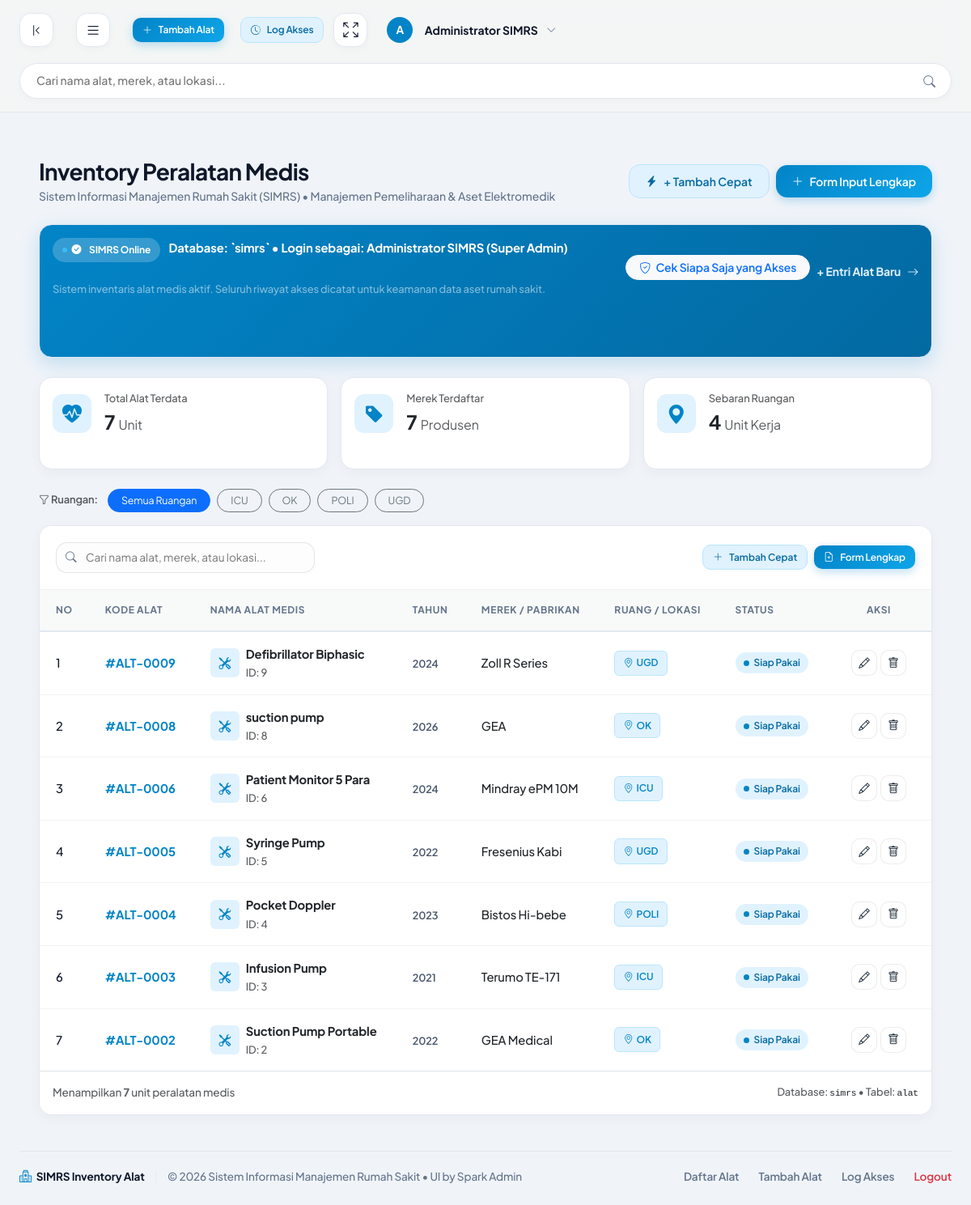
The app's page /inventory_alat/index.php (signed in) with its own data.
### tables this page shows
CREATE TABLE `alat` (
  `id` int(11) NOT NULL AUTO_INCREMENT,
  `nama_alat` varchar(100) NOT NULL,
  `tahun` year(4) NOT NULL,
  `merek` varchar(60) NOT NULL,
  `lokasi` varchar(10) NOT NULL,
  PRIMARY KEY (`id`)
);

### inventory_alat/index.php (the view, shortened to what this page needs)
<?php
include_once("config.php");
$statTotal = mysqli_fetch_assoc(mysqli_query($mysqli, "SELECT COUNT(*) AS cnt FROM alat"))['cnt'];
$statMerek = mysqli_fetch_assoc(mysqli_query($mysqli, "SELECT COUNT(DISTINCT merek) AS cnt FROM alat"))['cnt'];
$statLokasi = mysqli_fetch_assoc(mysqli_query($mysqli, "SELECT COUNT(DISTINCT lokasi) AS cnt FROM alat"))['cnt'];
$lokasiFilter = isset($_GET['lokasi']) ? trim($_GET['lokasi']) : '';
$search       = isset($_GET['search']) ? trim($_GET['search']) : '';
$whereSql = "";
$query = "SELECT * FROM alat $whereSql ORDER BY id DESC";
$result = mysqli_query($mysqli, $query);
$lokasiQuery = mysqli_query($mysqli, "SELECT DISTINCT lokasi FROM alat WHERE lokasi != '' ORDER BY lokasi ASC");
include("header.php");
?>
<div class="page-header d-flex flex-wrap justify-content-between align-items-center mb-4">
  <div>
    <h1 class="page-title">Inventory Peralatan Medis</h1>
    <p class="page-subtitle mb-0">Sistem Informasi Manajemen Rumah Sakit (SIMRS) • Manajemen Pemeliharaan & Aset Elektromedik</p>
  </div>
  <div class="d-flex align-items-center gap-2 mt-3 mt-md-0">
    <button type="button" class="btn-custom btn-custom-secondary" data-bs-toggle="modal" data-bs-target="#modalTambahAlat">
      <i class="bi bi-lightning-charge-fill"></i>
      <span>+ Tambah Cepat</span>
    </button>
    <a href="add.php" class="btn-custom btn-custom-primary">
      <i class="bi bi-plus-lg"></i>
      <span>Form Input Lengkap</span>
    </a>
  </div>
</div>
<div class="card alert-green-card p-3 mb-4 border-0">
  <div class="d-flex flex-wrap justify-content-between align-items-center position-relative z-index-2">
    <div>
      <span class="alert-green-badge"><i class="bi bi-check-circle-fill me-1"></i> SIMRS Online</span>
      <span class="ms-2 fw-bold text-white">Database: `simrs` &bull; Login sebagai: <?= htmlspecialchars($_SESSION['nama_lengkap']) ?> (<?= htmlspecialchars($_SESSION['role']) ?>)</span>
      <div class="text-white-50 small mt-1">Sistem inventaris alat medis aktif. Seluruh riwayat akses dicatat untuk keamanan data aset rumah sakit.</div>
    </div>
    <div class="mt-2 mt-sm-0 d-flex gap-2">
      <a href="log_akses.php" class="btn btn-sm btn-light text-primary fw-semibold px-3 py-1 rounded-pill">
        <i class="bi bi-shield-check me-1"></i> Cek Siapa Saja yang Akses
      </a>
      <a href="add.php" class="alert-green-link text-decoration-none d-flex align-items-center">
        <span>+ Entri Alat Baru</span>
        <i class="bi bi-arrow-right ms-1"></i>
      </a>
    </div>
  </div>
</div>
<div class="row g-3 mb-4">
  <div class="col-12 col-sm-4">
    <div class="card border-0 shadow-sm p-3 h-100" style="border-radius: 16px; background: #ffffff;">
      <div class="d-flex align-items-center">
        <div class="d-flex align-items-center justify-content-center me-3" style="width: 48px; height: 48px; border-radius: 12px; background: #E0F2FE; color: #0284C7;">
          <i class="bi bi-heart-pulse-fill fs-4"></i>
        </div>
        <div>
          <div class="text-muted small">Total Alat Terdata</div>
          <div class="fs-4 fw-bold text-dark"><?= number_format($statTotal) ?> <span class="fs-6 fw-normal text-muted">Unit</span></div>
        </div>
      </div>
    </div>
  </div>
  <div class="col-12 col-sm-4">
    <div class="card border-0 shadow-sm p-3 h-100" style="border-radius: 16px; background: #ffffff;">
      <div class="d-flex align-items-center">
        <div class="d-flex align-items-center justify-content-center me-3" style="width: 48px; height: 48px; border-radius: 12px; background: #E0F2FE; color: #0284C7;">
          <i class="bi bi-tag-fill fs-4"></i>
        </div>
        <div>
          <div class="text-muted small">Merek Terdaftar</div>
          <div class="fs-4 fw-bold text-dark"><?= number_format($statMerek) ?> <span class="fs-6 fw-normal text-muted">Produsen</span></div>
        </div>
      </div>
    </div>
  </div>
  <div class="col-12 col-sm-4">
    <div class="card border-0 shadow-sm p-3 h-100" style="border-radius: 16px; background: #ffffff;">
      <div class="d-flex align-items-center">
        <div class="d-flex align-items-center justify-content-center me-3" style="width: 48px; height: 48px; border-radius: 12px; background: #E0F2FE; color: #0284C7;">
          <i class="bi bi-geo-alt-fill fs-4"></i>
        </div>
        <div>
          <div class="text-muted small">Sebaran Ruangan</div>
          <div class="fs-4 fw-bold text-dark"><?= number_format($statLokasi) ?> <span class="fs-6 fw-normal text-muted">Unit Kerja</span></div>
        </div>
      </div>
    </div>
  </div>
</div>
<?php if ($lokasiQuery && mysqli_num_rows($lokasiQuery) > 0): ?>
  <div class="d-flex flex-wrap align-items-center gap-2 mb-3">
    <span class="text-muted small fw-semibold me-1"><i class="bi bi-funnel"></i> Ruangan:</span>
    <a href="index.php" class="btn btn-sm <?= empty($lokasiFilter) ? 'btn-primary' : 'btn-outline-secondary' ?> rounded-pill px-3" style="font-size: 0.78rem;">
      Semua Ruangan
    </a>
    <?php while ($loc = mysqli_fetch_assoc($lokasiQuery)): ?>
      <a href="index.php?lokasi=<?= urlencode($loc['lokasi']) ?>"
         class="btn btn-sm <?= ($lokasiFilter === $loc['lokasi']) ? 'btn-primary' : 'btn-outline-secondary' ?> rounded-pill px-3"
         style="font-size: 0.78rem;">
        <?= htmlspecialchars($loc['lokasi']) ?>
      </a>
    <?php endwhile; ?>
  </div>
<?php endif; ?>
<div class="table-card-custom">
  <div class="table-header-control d-flex flex-wrap justify-content-between align-items-center gap-2">
    <form action="index.php" method="get" class="table-search-box" style="min-width: 300px;">
      <i class="bi bi-search table-search-icon"></i>
      <input type="text" name="search" class="table-search-input" placeholder="Cari nama alat, merek, atau lokasi..." value="<?= htmlspecialchars($search) ?>">
    </form>
    <div class="d-flex align-items-center gap-2">
      <button type="button" class="btn-custom btn-custom-sm btn-custom-secondary" data-bs-toggle="modal" data-bs-target="#modalTambahAlat">
        <i class="bi bi-plus-lg"></i> Tambah Cepat
      </button>
      <a href="add.php" class="btn-custom btn-custom-sm btn-custom-primary">
        <i class="bi bi-file-earmark-plus"></i> Form Lengkap
      </a>
    </div>
  </div>
  <div class="table-responsive">
    <table class="table-custom mb-0">
      <thead>
        <tr>
          <th style="width: 50px;">No</th>
          <th>Kode Alat</th>
          <th>Nama Alat Medis</th>
          <th>Tahun</th>
          <th>Merek / Pabrikan</th>
          <th>Ruang / Lokasi</th>
          <th>Status</th>
          <th class="text-center" style="width: 130px;">Aksi</th>
        </tr>
      </thead>
      <tbody>
        <?php if ($result && mysqli_num_rows($result) > 0): ?>
          <?php
          $no = 1;
          while ($row = mysqli_fetch_assoc($result)):
          ?>
            <tr>
              <td><?= $no++ ?></td>
              <td class="table-order-id">#ALT-<?= str_pad($row['id'], 4, '0', STR_PAD_LEFT) ?></td>
              <td>
                <div class="d-flex align-items-center gap-2">
                  <div class="d-flex align-items-center justify-content-center rounded" style="width: 36px; height: 36px; background: #E0F2FE; color: #0284C7;">
                    <i class="bi bi-tools"></i>
                  </div>
                  <div>
                    <div class="fw-bold text-dark"><?= htmlspecialchars($row['nama_alat']) ?></div>
                    <small class="text-muted">ID: <?= $row['id'] ?></small>
                  </div>
                </div>
              </td>
              <td><span class="badge-tahun"><?= htmlspecialchars($row['tahun']) ?></span></td>
              <td><span class="fw-medium text-dark"><?= htmlspecialchars($row['merek']) ?></span></td>
              <td>
                <span class="badge-lokasi">
                  <i class="bi bi-geo-alt me-1"></i><?= htmlspecialchars($row['lokasi']) ?>
                </span>
              </td>
              <td>
                <span class="status-pill-active">
                  <span class="status-dot-green"></span> Siap Pakai
                </span>
              </td>
              <td>
                <div class="d-flex justify-content-center gap-1">
                  <a href="edit.php?id=<?= $row['id'] ?>" class="table-btn-action" title="Edit Data Alat">
                    <i class="bi bi-pencil"></i>
                  </a>
                  <a href="delete.php?id=<?= $row['id'] ?>" class="table-btn-action delete" title="Hapus Data Alat"
                     onclick="return confirm('Apakah Anda yakin ingin menghapus data alat: <?= addslashes($row['nama_alat']) ?> (ID: <?= $row['id'] ?>)?');">
                    <i class="bi bi-trash"></i>
                  </a>
                </div>
              </td>
            </tr>
          <?php endwhile; ?>
        <?php endif; ?>
      </tbody>
    </table>
  </div>
  <div class="table-footer-control d-flex flex-wrap justify-content-between align-items-center p-3 border-top gap-2">
    <span class="table-pagination-info text-muted small">
      Menampilkan <strong><?= ($result) ? mysqli_num_rows($result) : 0 ?></strong> unit peralatan medis
    </span>
    <span class="small text-muted">
      Database: <code class="text-dark">simrs</code> &bull; Tabel: <code class="text-dark">alat</code>
    </span>
  </div>
</div>
<?php include("footer.php"); ?>

### inventory_alat/header.php (style rules this page uses)
body { background-color: #F0F4F9 !important; color: #0F172A; }
.card, .table-card-custom { background-color: #FFFFFF !important; border: 1px solid #E2E8F0 !important; box-shadow: 0 4px 15px rgba(12, 27, 42, 0.04) !important; border-radius: 16px !important; }
.table-custom thead tr { background-color: #F8FAFC !important; border-bottom: 2px solid #E2E8F0 !important; }
.alert-green-card { background: linear-gradient(135deg, #0284C7 0%, #0369A1 100%) !important; color: #FFFFFF !important; border-radius: 16px !important; box-shadow: 0 8px 24px rgba(2, 132, 199, 0.2) !important; }
.alert-green-badge { background: rgba(255, 255, 255, 0.2) !important; color: #FFFFFF !important; }
.alert-green-badge::before { background-color: #38BDF8 !important; }
.alert-green-link { color: #E0F2FE !important; font-weight: 700 !important; }
.btn-custom-primary { background: linear-gradient(135deg, #0284C7 0%, #0EA5E9 100%) !important; border: none !important; color: #FFFFFF !important; box-shadow: 0 4px 12px rgba(2, 132, 199, 0.25) !important; }
.btn-custom-secondary { background-color: #E0F2FE !important; color: #0369A1 !important; border: 1px solid #BAE6FD !important; }
.badge-lokasi { font-size: 0.75rem; font-weight: 600; padding: 0.35rem 0.65rem; border-radius: 6px; display: inline-block; background-color: #E0F2FE !important; color: #0284C7 !important; border: 1px solid #BAE6FD !important; }
.badge-tahun { font-size: 0.8rem; font-weight: 600; color: #475569; }
.table-order-id { font-weight: 700; color: #0284C7 !important; }
.status-pill-active { display: inline-flex; align-items: center; gap: 6px; font-size: 0.75rem; padding: 4px 10px; border-radius: 20px; background: #E0F2FE; color: #0369A1; font-weight: 600; }
.status-dot-green { width: 7px; height: 7px; border-radius: 50%; background-color: #0284C7; }

### records on screen
alat: id "0009", nama_alat "Defibrillator Biphasic", id "9", tahun "2024", merek "Zoll R Series", lokasi "UGD"
alat: id "0008", nama_alat "suction pump", id "8", tahun "2026", merek "GEA", lokasi "OK"
alat: id "0006", nama_alat "Patient Monitor 5 Para", id "6", tahun "2024", merek "Mindray ePM 10M", lokasi "ICU"
alat: id "0005", nama_alat "Syringe Pump", id "5", tahun "2022", merek "Fresenius Kabi", lokasi "UGD"
alat: id "0004", nama_alat "Pocket Doppler", id "4", tahun "2023", merek "Bistos Hi-bebe", lokasi "POLI"
alat: id "0003", nama_alat "Infusion Pump", id "3", tahun "2021", merek "Terumo TE-171", lokasi "ICU"
alat: id "0002", nama_alat "Suction Pump Portable", id "2", tahun "2022", merek "GEA Medical", lokasi "OK"

### other values on screen
substr($current_user, 0, 1) "A"
$current_nama "Administrator SIMRS"
$_SESSION['nama_lengkap'] "Administrator SIMRS"
$_SESSION['role'] "Super Admin"
$statTotal "7"
$statMerek "7"
$statLokasi "4"
$loc['lokasi'] "ICU"
$loc['lokasi'] "OK"
$loc['lokasi'] "POLI"
$loc['lokasi'] "UGD"
mysqli_num_rows($result) "7"
